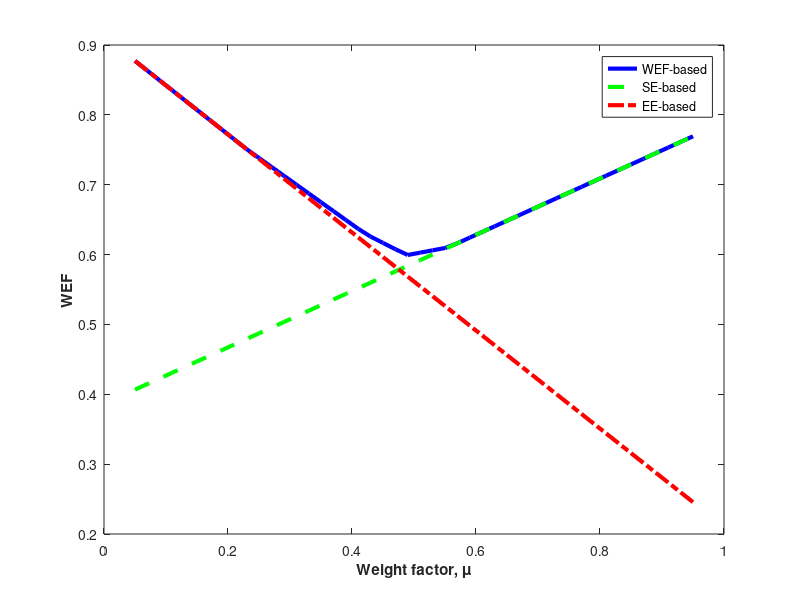
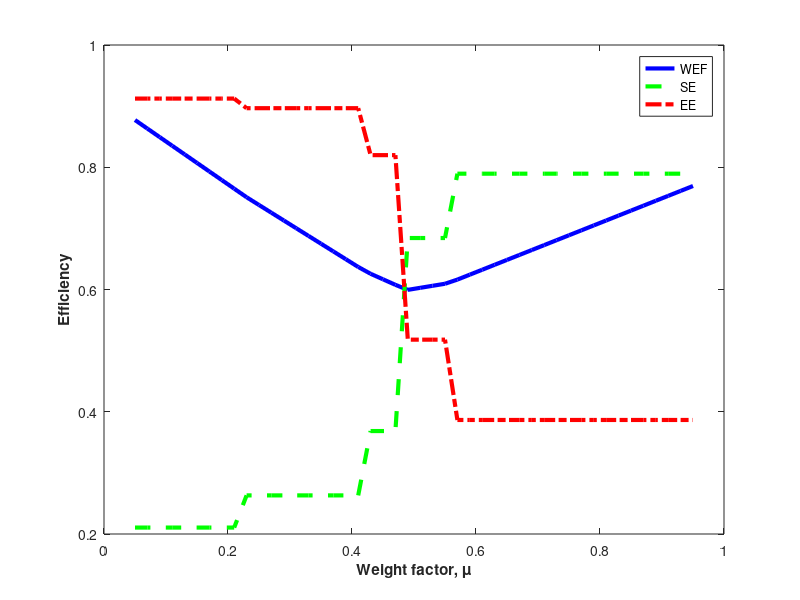

MATLAB code to generate these figures, in order:
% Spatial Modulation in MIMO Systems

clc 
close all
clear all

%% Defining constants

pe_max=10^-5;                                % max ser allowed
N0=3.981*10^(-21);                           % Noise PSD in W/Hz. = -174 in dBm/Hz
B=10^6;                                      % bandwidth = 1 MHz.
sig_n2=B*N0;                                 % sigma n square in watt 
Ga=1;                                        % Antenna Gain
eta=0.1;                                     % efficiency of amplifier
Pc=10^(-8);                                  % Power consumption in channel coding
Pb=4.09*10^(-9);                             % Power consumption in baseband processing
Pf=0.1;                                      % fixed circuit power consumption
Pc1=0.04;                                    % circuit power consumption proportional to system parameters
Pc2=1.3*10^(-8);                             % circuit power consumption proportional to system parameters
d_loss=1.58489*10^10;                        % large-scale channel fading loss = 102dB
Nt=8;                                        % Number of transmitters
Nr=4;                                        % Number of receivers
Ptr_max=0.251;                               % Maximum allowed Txd Power = 24dBm
Rmin=8*10^6;                                 % Minimum required data rate = 8 Mbps


%% Generate Rayleigh fading channel coefficients

H = 1/sqrt(2)*(randn(Nr,Nt)+1i*randn(Nr,Nt));    % Channel matrix
Rr = eye(Nr,Nr);                                 % Receiver correlation matrix
Rt = eye(Nt,Nt);                                 % Transmit correlation matrix
P=rank(Rr);
% k=0.5;                                         % fraction of SE
%% 

Nm=[2;4;8;16;32;64;128;256];                     
Ptm=0.01*[1;2;3;4;5;6;7;8];
chi_cm=(10^4)*[3.5; 14; 58; 220; 930; 3700; 15000;  60000];    % Assuming Nam=2 initially
%P_minm=[0.00316 0.00501187 0.00758577 0.0107152 0.01412537 0.02041738 0.0302 0.05012].';
% for i=1:8
% rho_minm(i,1)=(er_max.*Nm(i).*Nm(i).*16.*1.*factorial(P).*factorial(P-1))/(factorial(2*P-1).*chi_cm(i));
% end

Km = [1;1;1.6;1.6;1.57;2.14 ;2.4;2.9];     %PAPR

Nam=[1;2;3;4];

temp_modes=[Nm Ptm chi_cm Km];

for i=1:size(temp_modes,1)
    modes((i-1)*4+1,:)=[temp_modes(i,:) Nam(1)];
    modes((i-1)*4+2,:)=[temp_modes(i,:) Nam(2)];
    modes((i-1)*4+3,:)=[temp_modes(i,:) Nam(3)];
    modes((i-1)*4+4,:)=[temp_modes(i,:) Nam(4)];
end

Nm=modes(:,1);
Ptm=modes(:,2);
chi_cm=modes(:,3);
Km=modes(:,4);
Nam=modes(:,5);

Ptrm=Ptm.*Nam;
rho_m=(Ga*Ptrm)/(sig_n2 * d_loss);

for i=1:size(Nam)
    Nlm(i)=2^(floor(log2(nchoosek(Nt,Nam(i)))));
end
Nlm=Nlm.';
Ncm=(Nm.^Nam).*Nlm;

pe_m=(nchoosek(2*P-1,P))*(((rho_m.^(-P)).*chi_cm)./Ncm);



% %Eme=mean(Em);
% %Em=4*Em-3*Eme*ones(size(modes,1),1);
% %Em=Em-2*min(Em)*ones(size(modes,1),1);

    
Sm=log2(Nlm)+Nam.*log2(Nm);
Rm=B*Sm;

Ptot=Pc*Rm+ Nam*B*Pb + Pf*ones(size(modes,1),1) + Nam*Pc1 + Nam*B*Pc2 + (1/eta)*(Ptrm.*Km);
Em=Rm./Ptot;
    
[Smax]=max(Sm);
[Emax]=max(Em);

Sm_norm=Sm/Smax;
Em_norm=Em/Emax;
    
for i=1:size(modes,1)
    if Ptrm(i)>Ptr_max
        Em(i)=0;
        Sm(i)=0;
        Sm_norm(i)=0;
        Em_norm(i)=0;
        
    elseif pe_m(i)>pe_max
        Em(i)=0;
        Sm(i)=0;
        Sm_norm(i)=0;
        Em_norm(i)=0;
        
    elseif Rm(i)<Rmin
        Em(i)=0;
        Sm(i)=0;
        Sm_norm(i)=0;
        Em_norm(i)=0;
    end
end


[Sm_max, m_sm]=max(Sm);
[Em_max, m_em]=max(Em);

% 
k=0.05:0.02:0.95; k=k';
for i=1:size(k,1)
    Wm=k(i)*Sm_norm+(1-k(i))*Em_norm;
    
[W_max(i), m_opt(i)]  = max(Wm);

Sm_opt(i)=Sm_norm(m_opt(i));
Em_opt(i)=Em_norm(m_opt(i));

Wm_in_Sm(i)=k(i)*Sm_norm(m_sm)+(1-k(i))*Em_norm(m_sm);
        
Wm_in_Em(i)=k(i)*Sm_norm(m_em)+(1-k(i))*Em_norm(m_em);
end

figure(1)
plot(k,W_max,'b-','LineWidth',3);
hold on
plot(k,Wm_in_Sm,'g--','LineWidth',3);
plot(k,Wm_in_Em,'r-.','LineWidth',3);
xlabel('Weight factor, \mu','FontWeight','bold')
ylabel('WEF','FontWeight','bold')
legend('WEF-based','SE-based','EE-based');
% 

figure(2)
plot(k,W_max,'b-','LineWidth',3);
hold on
plot(k,Sm_opt,'g--','LineWidth',3);
plot(k,Em_opt,'r-.','LineWidth',3);
xlabel('Weight factor, \mu','FontWeight','bold')
ylabel('Efficiency','FontWeight','bold')
legend('WEF','SE','EE');
     

        
